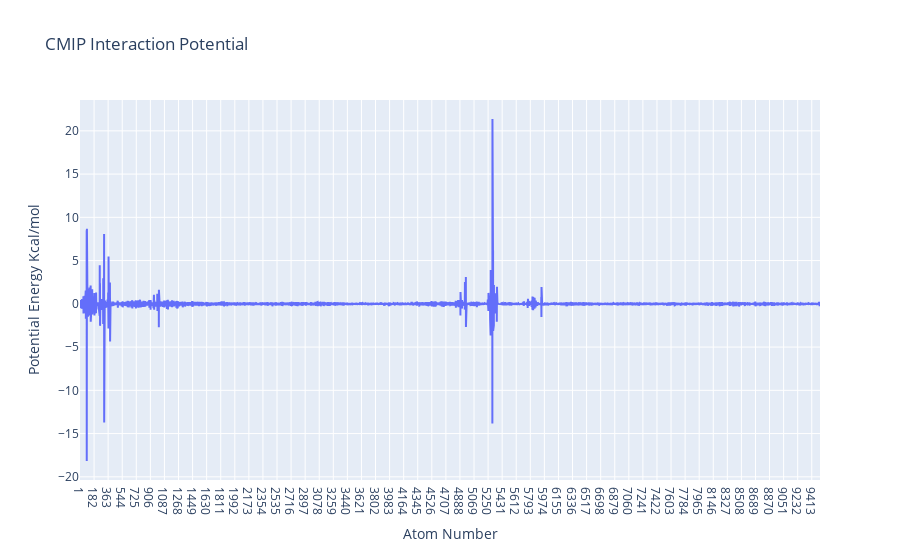

The cell this chart's notebook holds for it:
### Code cell
import plotly
import plotly.graph_objs as go
from biobb_cmip.utils.representation import get_energies_byat


atom_list, energy_dict = get_energies_byat(RBD_byat_out)

plotly.offline.init_notebook_mode(connected=True)

fig = {"data": [go.Scatter(x=atom_list, y=energy_dict['ES'])],
       "layout": go.Layout(title="CMIP Interaction Potential", xaxis=dict(title = "Atom Number"), 
                           yaxis=dict(title = "Potential Energy Kcal/mol"))}

plotly.offline.iplot(fig)

### Figure 1 — Plotly figure (JSON) as saved in the notebook; plotly's stock layout.template omitted (floating-point values rounded to 4 significant figures; data arrays with more than 128 entries replaced by an {"elided": "..."} marker saying what was removed)
{"data": [{"type": "scatter", "x": {"elided": "9519 str values"}, "y": {"elided": "9519 float values"}}], "layout": {"title": {"text": "CMIP Interaction Potential"}, "xaxis": {"title": {"text": "Atom Number"}}, "yaxis": {"title": {"text": "Potential Energy Kcal/mol"}}}}
